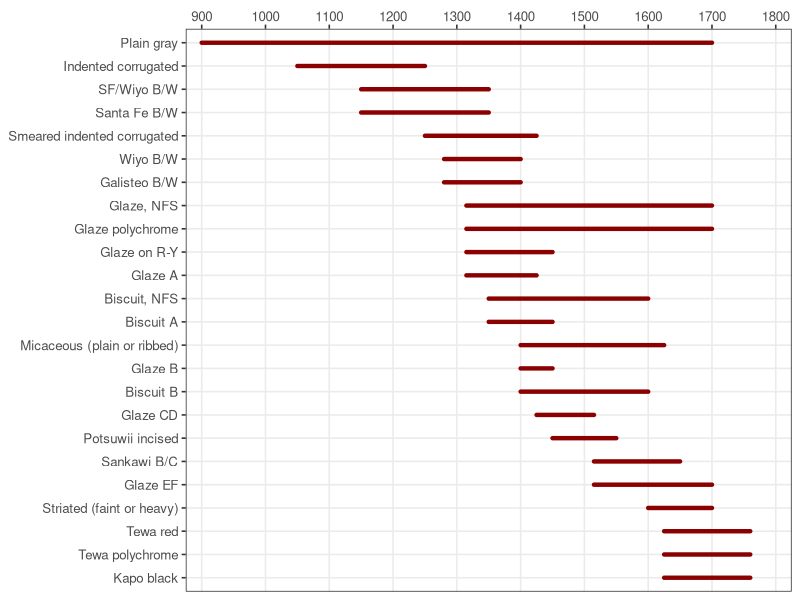
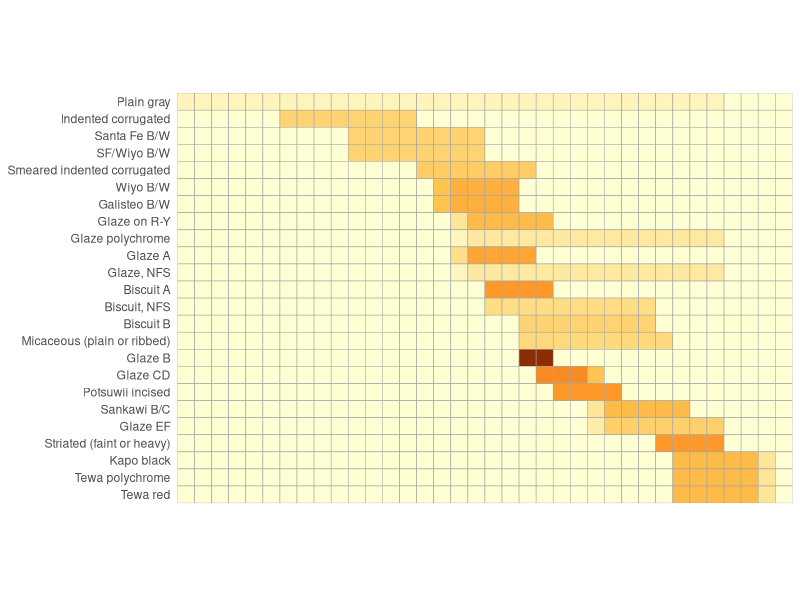
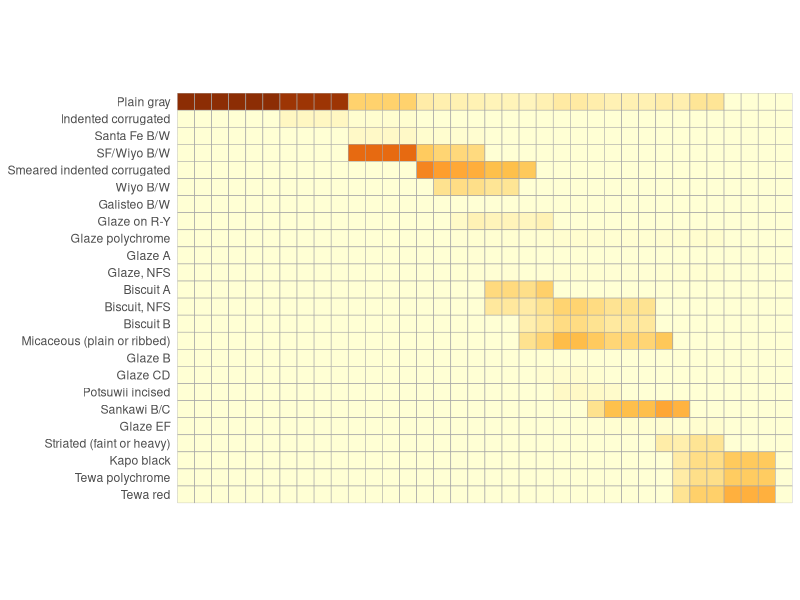
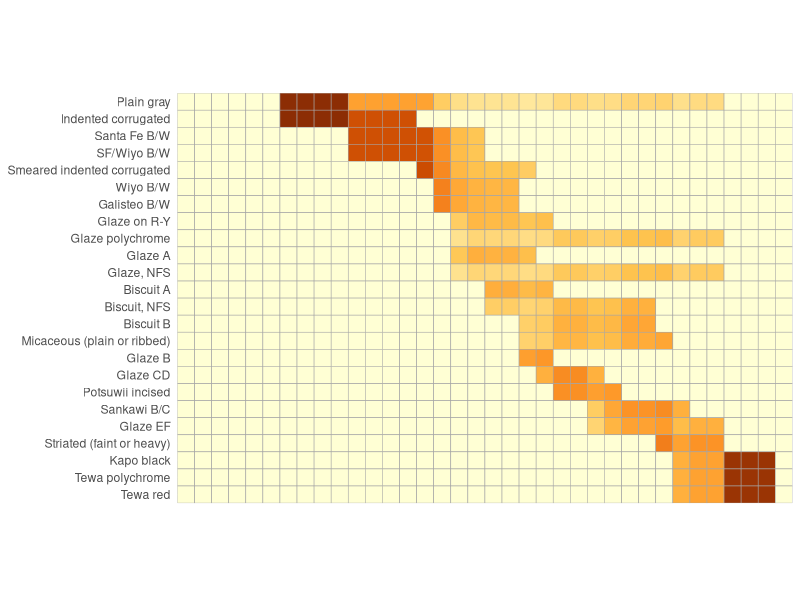
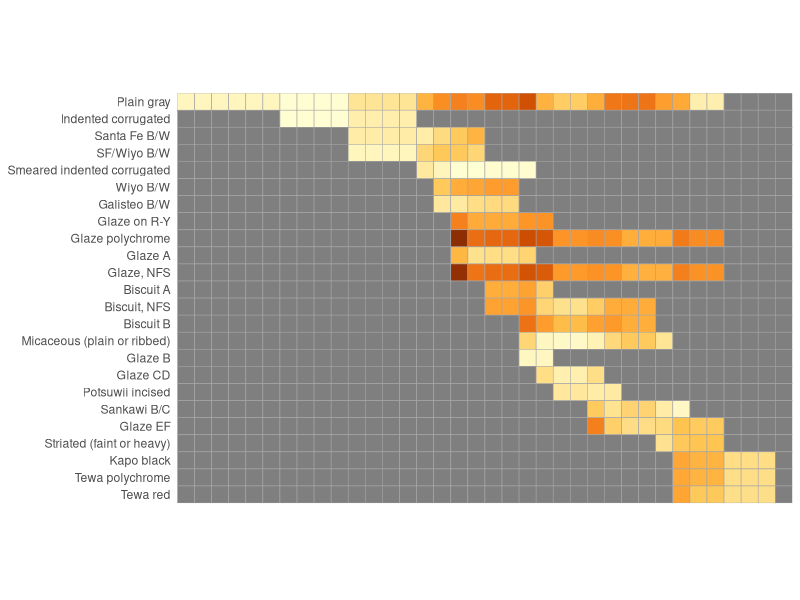
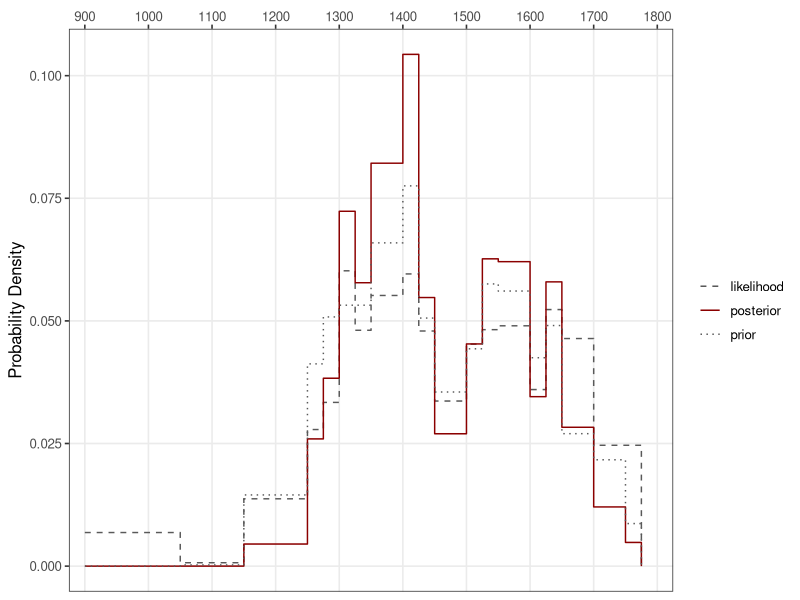
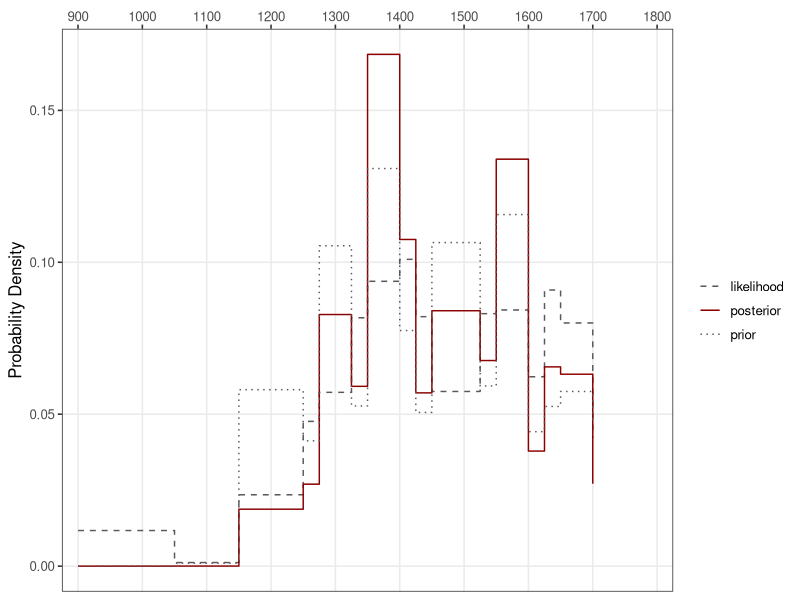

Here is the R script that generated these plots, in order:
## ---- chunk 1
library(tidyverse)

ceramics <- read_csv("cuyamungue.csv") |> arrange(start)

ceramics

## ---- chunk 2
#| echo: false

ggplot(ceramics) +
  geom_segment(
    aes(
      x = start, 
      y = type |> fct_reorder(start, .desc = TRUE), 
      xend = end, 
      yend = type |> fct_reorder(start, .desc = TRUE)
    ),
    lineend = "round",
    linewidth = 1.5,
    color = "darkred"
  ) +
  scale_x_continuous(
    breaks = seq(900, 1800, by = 100),
    labels = seq(900, 1800, by = 100),
    position = "top",
    limits = c(875, 1825), 
    expand = c(0, 0)
  ) + 
  labs(
    x = NULL,
    y = NULL
  ) +
  theme_bw(12) +
  theme(panel.grid.minor = element_blank())

## ---- chunk 3
#| echo: false

mplot <- function(x, row_labels){
  
  d <- data.frame(
    x = rep(1:ncol(x), each = nrow(x)),
    y = rep(nrow(x):1, ncol(x)),
    z = as.numeric(x)
  )

  ggplot(d, aes(x, y, fill = z)) +
    geom_tile(color = "grey65", linewidth = 0.2, width = 1, height = 1) +
    scale_fill_distiller(palette = "YlOrBr", direction = 1) +
    coord_equal(expand = FALSE) +
    scale_y_continuous(
      breaks = 1:nrow(x), 
      labels = rev(row_labels)
    ) +
    labs(
      x = NULL,
      y = NULL
    ) +
    theme(
      axis.text.x = element_blank(),
      axis.ticks = element_blank(),
      legend.position = "none",
      plot.title = element_text(hjust = 0.5)
    )
  
}

## ---- chunk 4
make_uniform <- function(A, B, C, D){
  
  U <- vector("list", length(A))
  
  for (i in seq_along(A)){
    
    U[[i]] <- pmax(pmin(B[i], D) - pmax(A[i], C), 0) / (B[i] - A[i])
    
  }

  U <- do.call("rbind", U)
  U[is.na(U)] <- 0
  
  U
  
}

## ---- chunk 5
years <- seq(900, 1800, by = 25)

U <- make_uniform(
  A = ceramics[["start"]], 
  B = ceramics[["end"]],
  C = years[-length(years)],
  D = years[-1]
)

## ---- chunk 6
#| echo: false
#| fig-width: 7
#| fig-height: 3.8

mplot(U, row_labels = ceramics[["type"]])

## ---- chunk 7
get_proportions <- function(x, n){
  
  P <- (x * n) %*% diag(1/colSums(x * n))
  
  P[is.na(P)] <- 0
  
  P
  
}

## ---- chunk 8
P <- get_proportions(U, n = ceramics[["count"]])

## ---- chunk 9
#| echo: false
#| fig-width: 7
#| fig-height: 3.8

mplot(P, row_labels = ceramics[["type"]])

## ---- chunk 10
get_means <- function(x){
  
  M <- x %*% diag(1/colSums(x))
  
  M[is.na(M)] <- 0
  
  M
  
}

get_errors <- function(x){

  S <- sqrt((x * (1-x)) %*% diag(1/colSums(ceiling(x))))
  
  S[is.na(S)] <- 0
  
  S
  
}

## ---- chunk 11
M <- get_means(U)
S <- get_errors(M)

## ---- chunk 12
#| echo: false
#| fig-width: 7
#| fig-height: 3.8

mplot(S, row_labels = ceramics[["type"]])

## ---- chunk 13
get_gauss <- function(x, mean, sd){
  
  G <- dnorm(x, mean, sd)
  
  # for intervals with only one type, use standard normal
  G[(mean - sd) == 1] <- dnorm(0, mean = 0, sd = 1)
  
  is.na(G) <- is.infinite(G)

  G
  
}

## ---- chunk 14
G <- get_gauss(P, M, S)

## ---- chunk 15
#| echo: false
#| fig-width: 7
#| fig-height: 3.8

mplot(G, row_labels = ceramics[["type"]])

## ---- chunk 16
upda <- function(x, years){
  
  ceramic_start <- x[["start"]]
  ceramic_end <- x[["end"]]
  
  interval_start <- years[-length(years)]
  interval_end <- years[-1]
  
  # UNIFORM DISTRIBUTION
  U <- make_uniform(
    A = ceramic_start, 
    B = ceramic_end,
    C = interval_start,
    D = interval_end
  )
  
  # EQUATION 2
  P <- get_proportions(U, n = x[["count"]])

  # EQUATION 3
  M <- get_means(U)
  S <- get_errors(M)
  
  # EQUATION 4 (Gaussian PDF)
  G <- get_gauss(P, mean = M, sd = S)
  
  # AND NOW FOR EQUATION 1: BAYES' THEOREM
  
  # CONDITIONAL PROBABILITY (LIKELIHOOD) OF DATA GIVEN HYPOTHESES
  # the mean likelihood of all the proportions in interval j
  G <- colMeans(G, na.rm = TRUE)
  G[is.na(G)] <- 0
  
  likelihood <- G/sum(G)
  
  # PRIOR PROBABILITY OF HYPOTHESES
  # the proportion of total assemblage that falls in interval j
  N <- U * x[["count"]]
  
  # subset to just the diagnostic ceramic types
  N <- N[x[["diagnostic"]], ]
  
  prior <- colSums(N) / sum(N)
  
  # POSTERIOR PROBABILITY OF HYPOTHESES
  # probability of site being occupied in interval j
  posterior <- (likelihood * prior) / sum(likelihood * prior)
  
  # edge cases?
  if (sum(posterior) == 0 || identical(prior, likelihood)) { 
    posterior <- prior
  }
  
  data.frame(
    start = interval_start,
    end = interval_end,
    posterior = posterior,
    prior = prior,
    likelihood = likelihood
  )
  
}

## ---- chunk 17
estimates <- upda(ceramics, years)

## ---- chunk 18
#| echo: false
#| fig-width: 7
#| fig-height: 3.5

estimates <- estimates |> 
  pivot_longer(
    -c(start, end),
    names_to = "variable",
    values_to = "value"
  )

my_colors <- c(
  "likelihood" = "gray35", 
  "posterior" = "darkred", 
  "prior" = "gray35"
)

my_lines <- c(
  "likelihood" = 2, 
  "posterior" = 1, 
  "prior" = 3
)

ggplot(estimates) + 
  geom_step(
    aes(
      start, 
      value, 
      color = variable, 
      linetype = variable
    )
  ) +
  scale_color_manual(values = my_colors) +
  scale_linetype_manual(values = my_lines) +
  labs(
    x = NULL,
    y = "Probability Density"
  ) +
  scale_x_continuous(
    breaks = seq(900, 1800, by = 100),
    labels = seq(900, 1800, by = 100),
    position = "top",
    limits = c(875, 1825), 
    expand = c(0, 0)
  ) + 
  theme_bw(12) +
  theme(
    legend.background = element_rect(fill = "transparent"),
    legend.key = element_rect(fill = "transparent"),
    legend.title = element_blank(),
    panel.grid.minor = element_blank()
  )

## ---- chunk 19
years <- c(
   900, 1050, 1150, 1250, 1275, 1325, 
  1350, 1400, 1425, 1450, 1525, 1550, 
  1600, 1625, 1650, 1700, 1750
)

# round start and end dates for ceramics to multiples of 25
estimates <- ceramics |> 
  mutate(across(c(start, end), \(x){ 25*round(x/25) })) |> 
  upda(years)

## ---- chunk 20
#| echo: false
#| fig-width: 7
#| fig-height: 3.5

estimates <- estimates |> 
  pivot_longer(
    -c(start, end),
    names_to = "variable",
    values_to = "value"
  )

my_colors <- c(
  "likelihood" = "gray35", 
  "posterior" = "darkred", 
  "prior" = "gray35"
)

my_lines <- c(
  "likelihood" = 2, 
  "posterior" = 1, 
  "prior" = 3
)

ggplot(estimates) + 
  geom_step(
    aes(
      start, 
      value, 
      color = variable, 
      linetype = variable
    )
  ) +
  scale_color_manual(values = my_colors) +
  scale_linetype_manual(values = my_lines) +
  labs(
    x = NULL,
    y = "Probability Density"
  ) +
  scale_x_continuous(
    breaks = seq(900, 1800, by = 100),
    labels = seq(900, 1800, by = 100),
    position = "top",
    limits = c(875, 1825), 
    expand = c(0, 0)
  ) + 
  theme_bw(12) +
  theme(
    legend.background = element_rect(fill = "transparent"),
    legend.key = element_rect(fill = "transparent"),
    legend.title = element_blank(),
    panel.grid.minor = element_blank()
  )

